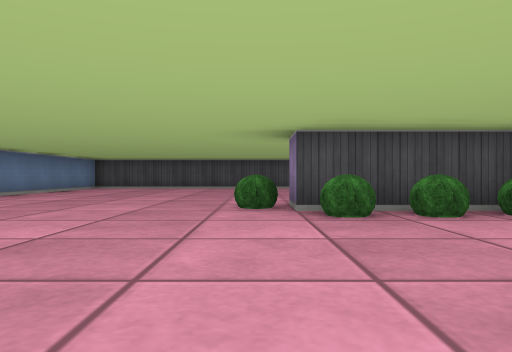
View 1 (above)

12 first-person views from a walk through a cub3D ray-caster map. The camera is about half as high as the walls, looks level and sees 70° across. The floor is counted in squares. Each view is taken from the middle of a square. On the plan, view 1 faces up. The plan holds only what a view shows up to about 9 squares ahead; the rest is blank.

View 2
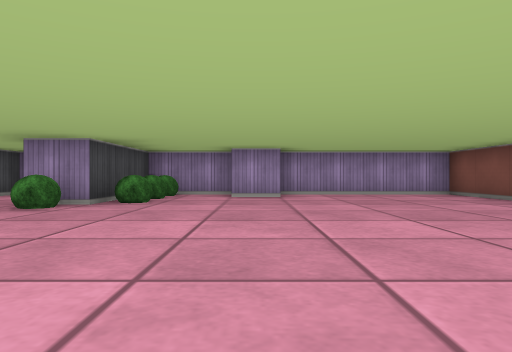

View 3
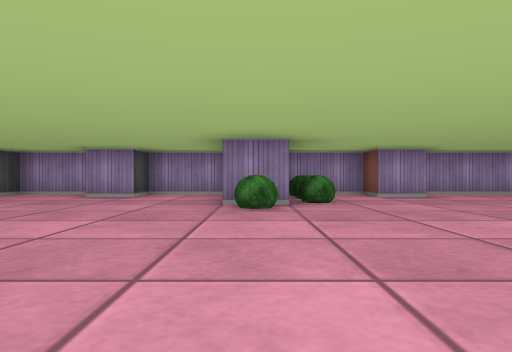

View 4
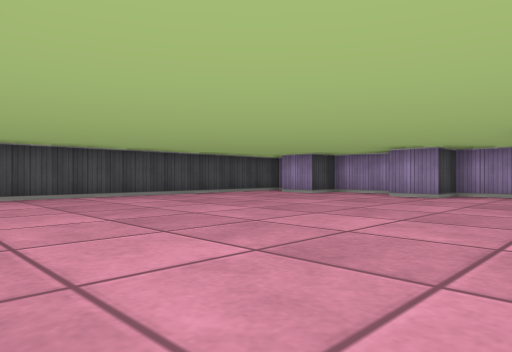

View 5
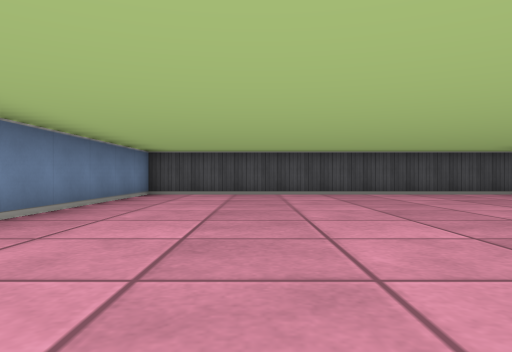

View 6
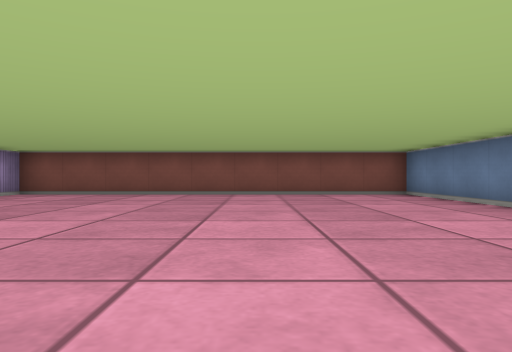

View 7
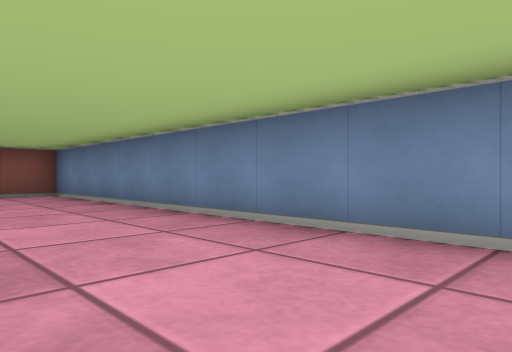

View 8
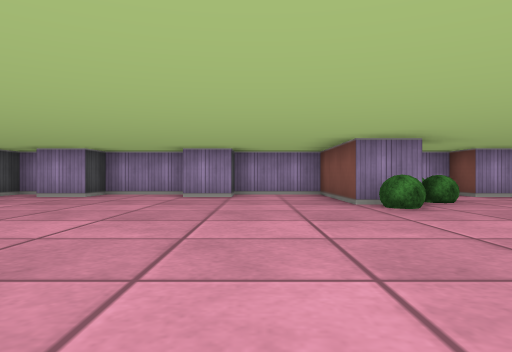

View 9
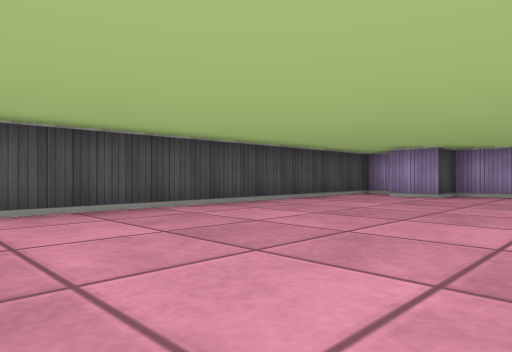

View 10
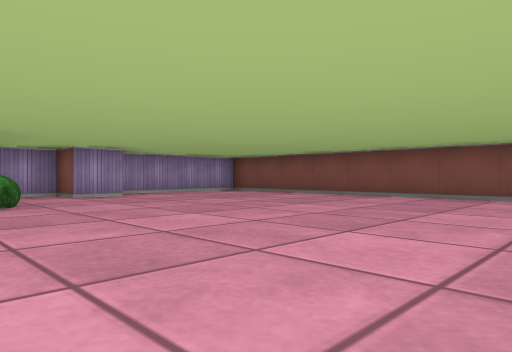

View 11
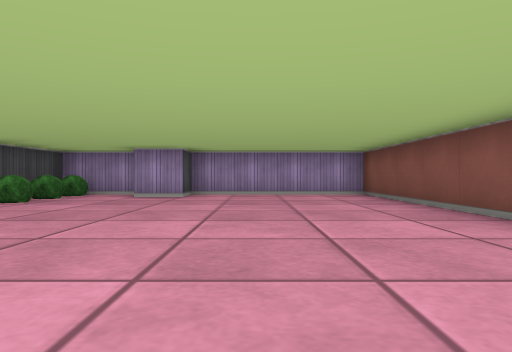

View 12
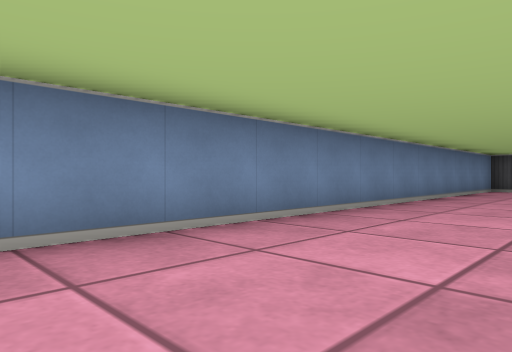

### Floor plan
Points are (right, up) in squares from view 1. A wall is a line through its corners. A room is listed if a view was taken in it or the views show most of it. See-through windows are left out.
Room 1 (views 1, 2, 3, 4, 5, 6, 7, 8, 9, 10, 11, 12)
walls: (3.5, 8.6) (3.5, 10.5) (2.5, 10.5) (2.5, 11.5); (3.5, 11.9) (3.5, 12.5) (-5.5, 12.5) (-5.5, -2.5) (3.5, -2.5) (3.5, 1.5) (2.5, 1.5) (2.5, 2.5) (3.5, 2.5) (3.5, 4.5) (0.5, 4.5) (0.5, 5.5) (3.5, 5.5) (3.5, 7.5) (2.5, 7.5) (2.5, 8.5)
objects: bush (0, 5); bush (1, 4); bush (2, 4); bush (3, 4)

Positions as (right, up) in squares from view 1, and headings:
1: (0, 0), facing up
2: (-5, 2), facing right
3: (-5, 5), facing right
4: (-5, 5), facing up-right
5: (-3, 4), facing up
6: (-2, 6), facing down
7: (-3, 6), facing down-left
8: (-5, 7), facing right
9: (-5, 8), facing up-right
10: (-5, 5), facing down-right
11: (-5, 0), facing right
12: (-3, 1), facing up-left
